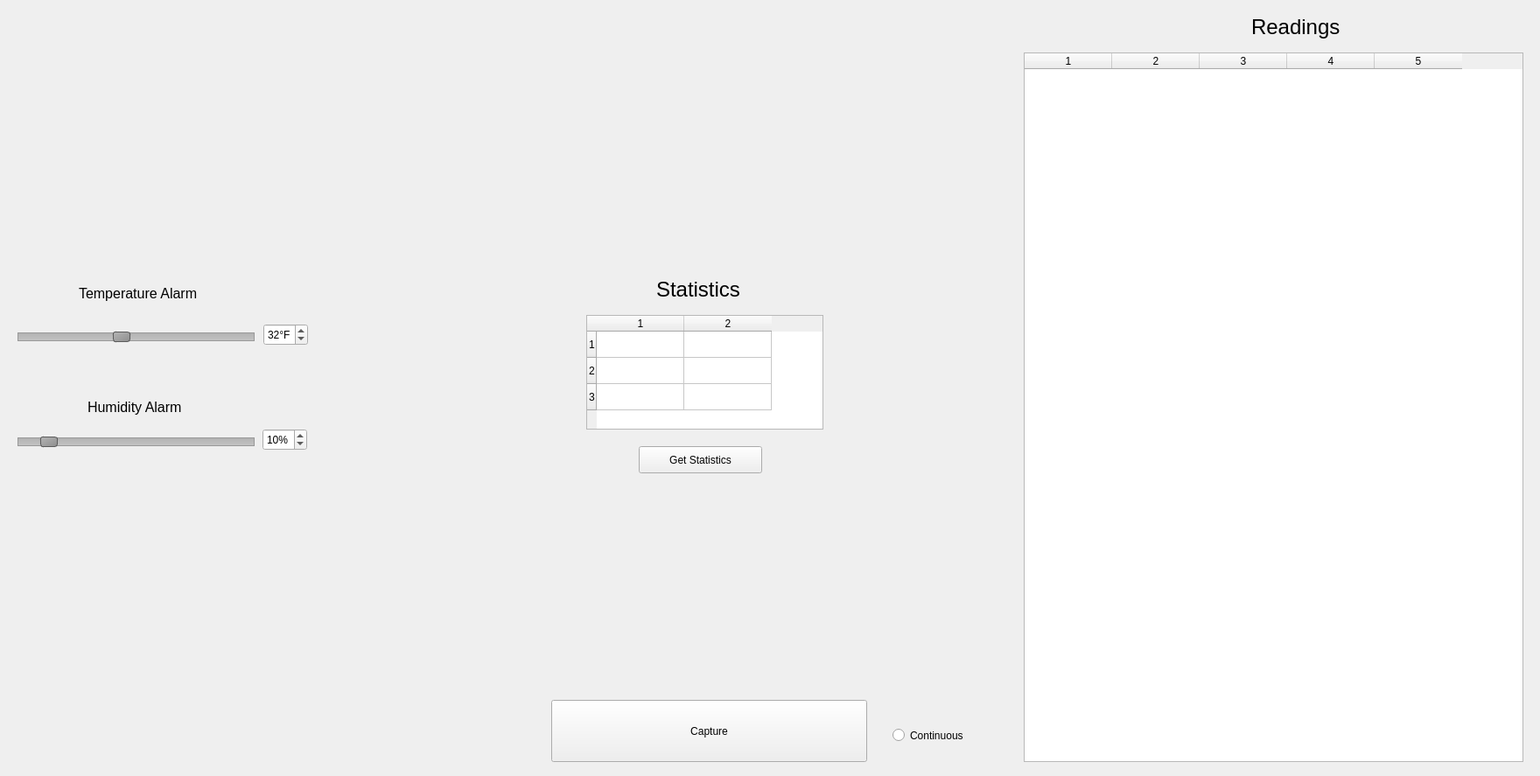
<?xml version="1.0" encoding="UTF-8"?>
<ui version="4.0">
 <class>Widget</class>
 <widget class="QWidget" name="Widget">
  <property name="geometry">
   <rect>
    <x>0</x>
    <y>0</y>
    <width>1760</width>
    <height>887</height>
   </rect>
  </property>
  <property name="sizePolicy">
   <sizepolicy hsizetype="Fixed" vsizetype="Fixed">
    <horstretch>0</horstretch>
    <verstretch>0</verstretch>
   </sizepolicy>
  </property>
  <property name="maximumSize">
   <size>
    <width>1760</width>
    <height>887</height>
   </size>
  </property>
  <property name="windowTitle">
   <string>Sensor Capture Tool</string>
  </property>
  <widget class="QSlider" name="tempAlarmSlider">
   <property name="geometry">
    <rect>
     <x>20</x>
     <y>330</y>
     <width>271</width>
     <height>111</height>
    </rect>
   </property>
   <property name="styleSheet">
    <string notr="true">QSlider::groove:horizontal {
    border: 1px solid #999999;
    height: 8px; /* the groove expands to the size of the slider by default. by giving it a height, it has a fixed size */
    background: qlineargradient(x1:0, y1:0, x2:0, y2:1, stop:0 #B1B1B1, stop:1 #c4c4c4);
    margin: 2px 0;
}

QSlider::handle:horizontal {
    background: qlineargradient(x1:0, y1:0, x2:1, y2:1, stop:0 #b4b4b4, stop:1 #8f8f8f);
    border: 1px solid #5c5c5c;
    width: 18px;
    margin: -2px 0; /* handle is placed by default on the contents rect of the groove. Expand outside the groove */
    border-radius: 3px;
}</string>
   </property>
   <property name="minimum">
    <number>-20</number>
   </property>
   <property name="maximum">
    <number>100</number>
   </property>
   <property name="value">
    <number>32</number>
   </property>
   <property name="orientation">
    <enum>Qt::Horizontal</enum>
   </property>
  </widget>
  <widget class="QSlider" name="humAlarmSlider">
   <property name="geometry">
    <rect>
     <x>20</x>
     <y>450</y>
     <width>271</width>
     <height>111</height>
    </rect>
   </property>
   <property name="styleSheet">
    <string notr="true">QSlider::groove:horizontal {
    border: 1px solid #999999;
    height: 8px; /* the groove expands to the size of the slider by default. by giving it a height, it has a fixed size */
    background: qlineargradient(x1:0, y1:0, x2:0, y2:1, stop:0 #B1B1B1, stop:1 #c4c4c4);
    margin: 2px 0;
}

QSlider::handle:horizontal {
    background: qlineargradient(x1:0, y1:0, x2:1, y2:1, stop:0 #b4b4b4, stop:1 #8f8f8f);
    border: 1px solid #5c5c5c;
    width: 18px;
    margin: -2px 0; /* handle is placed by default on the contents rect of the groove. Expand outside the groove */
    border-radius: 3px;
}</string>
   </property>
   <property name="minimum">
    <number>0</number>
   </property>
   <property name="maximum">
    <number>100</number>
   </property>
   <property name="value">
    <number>10</number>
   </property>
   <property name="orientation">
    <enum>Qt::Horizontal</enum>
   </property>
  </widget>
  <widget class="QSpinBox" name="tempSpinBox">
   <property name="geometry">
    <rect>
     <x>301</x>
     <y>370</y>
     <width>51</width>
     <height>25</height>
    </rect>
   </property>
   <property name="suffix">
    <string>°F</string>
   </property>
   <property name="minimum">
    <number>-20</number>
   </property>
   <property name="maximum">
    <number>100</number>
   </property>
   <property name="value">
    <number>32</number>
   </property>
  </widget>
  <widget class="QSpinBox" name="humSpinBox">
   <property name="geometry">
    <rect>
     <x>300</x>
     <y>490</y>
     <width>51</width>
     <height>25</height>
    </rect>
   </property>
   <property name="suffix">
    <string>%</string>
   </property>
   <property name="maximum">
    <number>100</number>
   </property>
   <property name="value">
    <number>10</number>
   </property>
  </widget>
  <widget class="QLabel" name="label">
   <property name="geometry">
    <rect>
     <x>90</x>
     <y>320</y>
     <width>141</width>
     <height>31</height>
    </rect>
   </property>
   <property name="font">
    <font>
     <pointsize>12</pointsize>
    </font>
   </property>
   <property name="text">
    <string>Temperature Alarm</string>
   </property>
  </widget>
  <widget class="QLabel" name="label_2">
   <property name="geometry">
    <rect>
     <x>100</x>
     <y>450</y>
     <width>121</width>
     <height>31</height>
    </rect>
   </property>
   <property name="font">
    <font>
     <pointsize>12</pointsize>
    </font>
   </property>
   <property name="text">
    <string>Humidity Alarm</string>
   </property>
  </widget>
  <widget class="QTableWidget" name="tableWidget">
   <property name="geometry">
    <rect>
     <x>1170</x>
     <y>60</y>
     <width>571</width>
     <height>811</height>
    </rect>
   </property>
   <property name="verticalScrollBarPolicy">
    <enum>Qt::ScrollBarAsNeeded</enum>
   </property>
   <property name="horizontalScrollBarPolicy">
    <enum>Qt::ScrollBarAlwaysOff</enum>
   </property>
   <property name="sizeAdjustPolicy">
    <enum>QAbstractScrollArea::AdjustToContents</enum>
   </property>
   <property name="autoScrollMargin">
    <number>16</number>
   </property>
   <property name="editTriggers">
    <set>QAbstractItemView::NoEditTriggers</set>
   </property>
   <property name="textElideMode">
    <enum>Qt::ElideMiddle</enum>
   </property>
   <property name="columnCount">
    <number>5</number>
   </property>
   <attribute name="horizontalHeaderVisible">
    <bool>true</bool>
   </attribute>
   <column/>
   <column/>
   <column/>
   <column/>
   <column/>
  </widget>
  <widget class="QPushButton" name="readingButton">
   <property name="geometry">
    <rect>
     <x>630</x>
     <y>800</y>
     <width>361</width>
     <height>71</height>
    </rect>
   </property>
   <property name="text">
    <string>Capture</string>
   </property>
   <property name="icon">
    <iconset theme="call-start">
     <normaloff>.</normaloff>.</iconset>
   </property>
  </widget>
  <widget class="QRadioButton" name="continuousButton">
   <property name="geometry">
    <rect>
     <x>1020</x>
     <y>820</y>
     <width>121</width>
     <height>41</height>
    </rect>
   </property>
   <property name="text">
    <string>Continuous</string>
   </property>
  </widget>
  <widget class="QLabel" name="label_3">
   <property name="geometry">
    <rect>
     <x>1430</x>
     <y>10</y>
     <width>101</width>
     <height>41</height>
    </rect>
   </property>
   <property name="font">
    <font>
     <pointsize>18</pointsize>
    </font>
   </property>
   <property name="text">
    <string>Readings</string>
   </property>
  </widget>
  <widget class="QTableWidget" name="statTable">
   <property name="geometry">
    <rect>
     <x>670</x>
     <y>360</y>
     <width>271</width>
     <height>131</height>
    </rect>
   </property>
   <property name="verticalScrollBarPolicy">
    <enum>Qt::ScrollBarAlwaysOff</enum>
   </property>
   <property name="horizontalScrollBarPolicy">
    <enum>Qt::ScrollBarAlwaysOff</enum>
   </property>
   <property name="sizeAdjustPolicy">
    <enum>QAbstractScrollArea::AdjustToContents</enum>
   </property>
   <property name="editTriggers">
    <set>QAbstractItemView::NoEditTriggers</set>
   </property>
   <property name="rowCount">
    <number>3</number>
   </property>
   <property name="columnCount">
    <number>2</number>
   </property>
   <row/>
   <row/>
   <row/>
   <column/>
   <column/>
  </widget>
  <widget class="QPushButton" name="statButton">
   <property name="geometry">
    <rect>
     <x>730</x>
     <y>510</y>
     <width>141</width>
     <height>31</height>
    </rect>
   </property>
   <property name="text">
    <string>Get Statistics</string>
   </property>
  </widget>
  <widget class="QLabel" name="label_4">
   <property name="geometry">
    <rect>
     <x>750</x>
     <y>320</y>
     <width>101</width>
     <height>21</height>
    </rect>
   </property>
   <property name="font">
    <font>
     <pointsize>18</pointsize>
    </font>
   </property>
   <property name="text">
    <string>Statistics</string>
   </property>
  </widget>
 </widget>
 <resources/>
 <connections/>
</ui>
